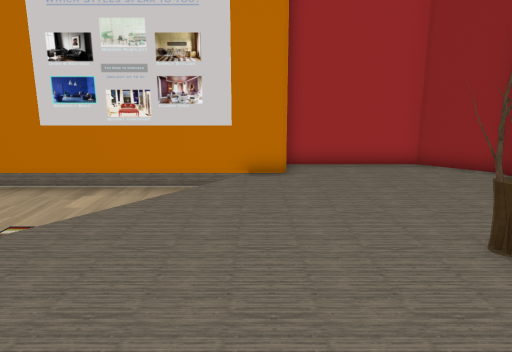
[1] (above)

13 first-person views from a walk through a 3-D level made in the Unity game engine. The camera is 1.2 m above the floor, tilts 12° down and sees 70° across. The floor is counted in squares, 0.5 m on a side. Each view is taken from the middle of a square. On the plan, view 1 faces up. The plan holds only what a view shows up to about 20 squares ahead; the rest is blank. The player is left out.

[2]
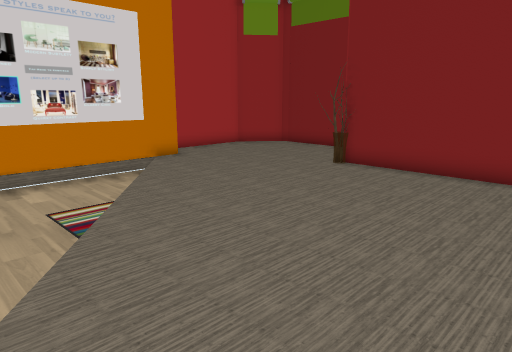

[3]
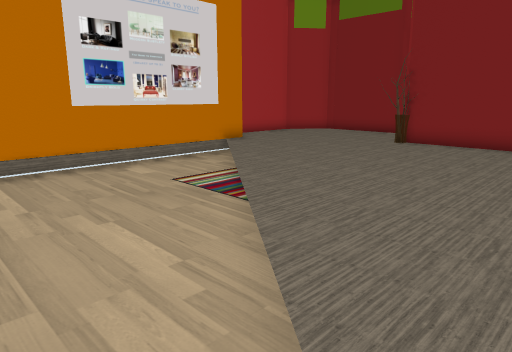

[4]
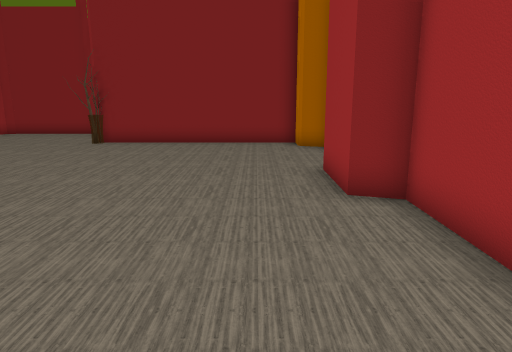

[5]
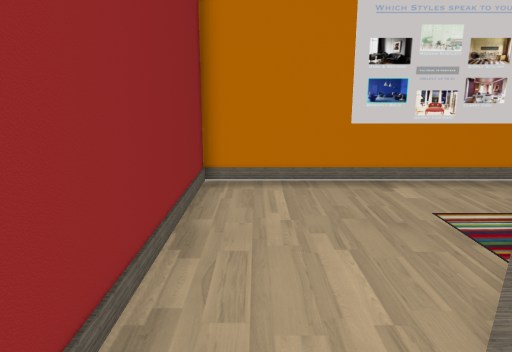

[6]
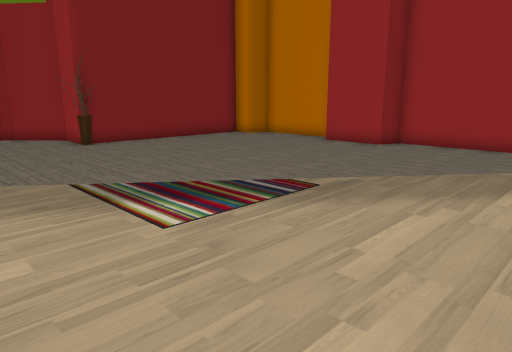

[7]
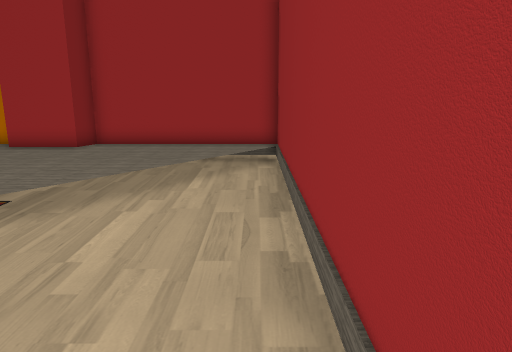

[8]
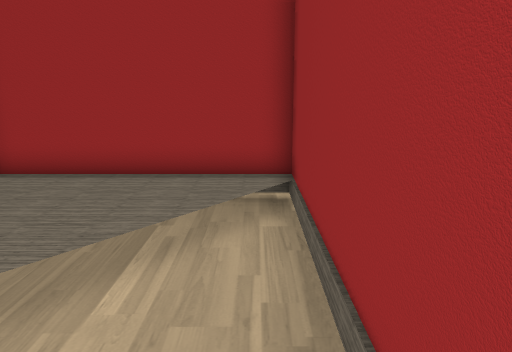

[9]
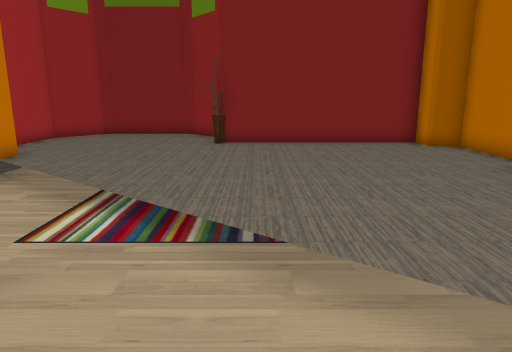

[10]
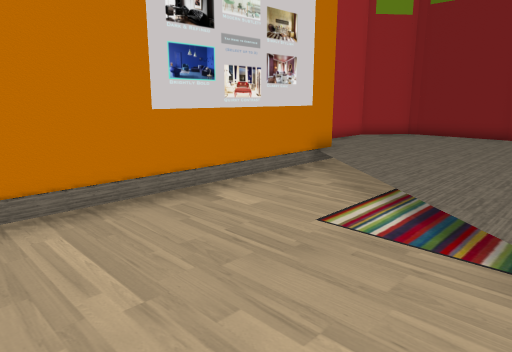

[11]
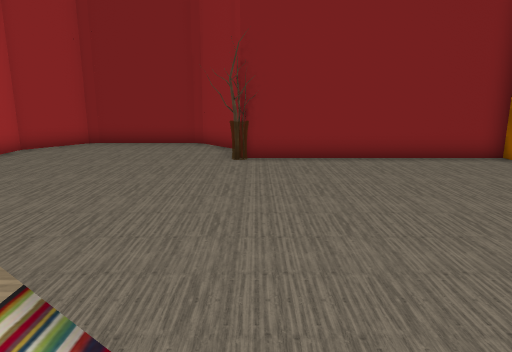

[12]
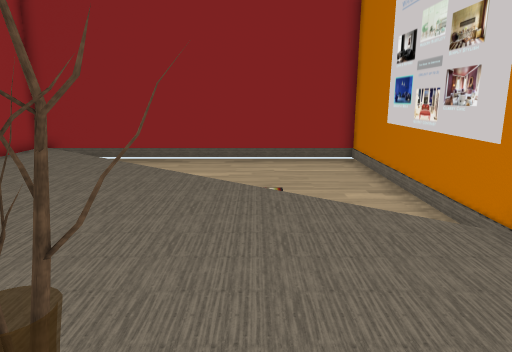

[13]
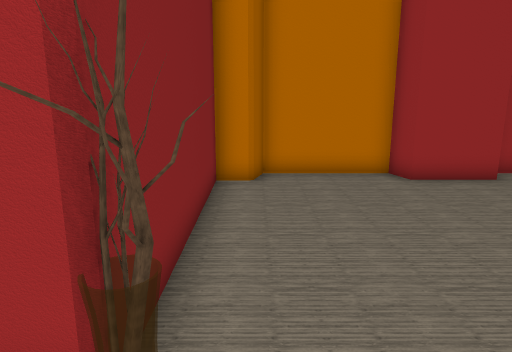

### Floor plan
Key: @ floor where view 1 was taken; # wall or solid block; . main floor; - floor 0.25 m lower than the main floor; / step, stairs or slope; A vase.
Columns run from 12 left of view 1 to 8 right of it. Each row starts with its distance up from view 1.
 13              #######
 12 ########  ####.....##
 11 #------ ## -........#
 10 #----------.........#
  9 #---------/.........#
  8 #--------...........#
  7 #--------..........##
  6 #-------........A###
  5 #------.........##
  4 #-----/.........#
  3 #----/..........#
  2 #---/...........#
  1 #--/............#
  0 #--.........@...#
 -1 #-/.............#
 -2 #/..............#
 -3 #.......### ...##
 -4 #########  #####

Where each view was taken, in squares from view 1:
view 1: 0 up, 0 right, facing up
view 2: 2 down, 8 left, facing up-right
view 3: 1 down, 11 left, facing up-right
view 4: 1 down, 11 left, facing right
view 5: 1 down, 10 left, facing up
view 6: 11 up, 11 left, facing down-right
view 7: 11 up, 11 left, facing down
view 8: 5 up, 11 left, facing down
view 9: 4 up, 11 left, facing right
view 10: 4 up, 11 left, facing up-right
view 11: 5 up, 7 left, facing right
view 12: 7 up, 6 right, facing left
view 13: 8 up, 3 right, facing down
